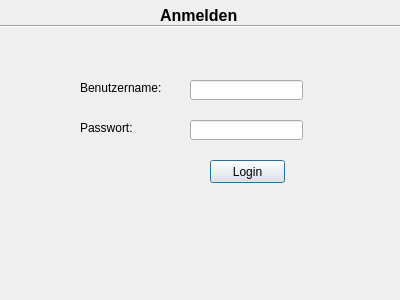
<?xml version="1.0" encoding="UTF-8"?>
<ui version="4.0">
 <class>frmAnmelden</class>
 <widget class="QDialog" name="frmAnmelden">
  <property name="geometry">
   <rect>
    <x>0</x>
    <y>0</y>
    <width>400</width>
    <height>300</height>
   </rect>
  </property>
  <property name="windowTitle">
   <string>Dialog</string>
  </property>
  <widget class="QLabel" name="label_2">
   <property name="geometry">
    <rect>
     <x>80</x>
     <y>120</y>
     <width>81</width>
     <height>16</height>
    </rect>
   </property>
   <property name="text">
    <string>Passwort:</string>
   </property>
  </widget>
  <widget class="QLineEdit" name="ldtBenutzername">
   <property name="geometry">
    <rect>
     <x>190</x>
     <y>80</y>
     <width>113</width>
     <height>20</height>
    </rect>
   </property>
  </widget>
  <widget class="QLabel" name="label">
   <property name="geometry">
    <rect>
     <x>80</x>
     <y>80</y>
     <width>81</width>
     <height>16</height>
    </rect>
   </property>
   <property name="text">
    <string>Benutzername:</string>
   </property>
  </widget>
  <widget class="QLineEdit" name="ldtPasswort">
   <property name="geometry">
    <rect>
     <x>190</x>
     <y>120</y>
     <width>113</width>
     <height>20</height>
    </rect>
   </property>
  </widget>
  <widget class="QPushButton" name="pbLogin">
   <property name="geometry">
    <rect>
     <x>210</x>
     <y>160</y>
     <width>75</width>
     <height>23</height>
    </rect>
   </property>
   <property name="text">
    <string>Login</string>
   </property>
  </widget>
  <widget class="Line" name="line_2">
   <property name="geometry">
    <rect>
     <x>0</x>
     <y>16</y>
     <width>401</width>
     <height>20</height>
    </rect>
   </property>
   <property name="orientation">
    <enum>Qt::Horizontal</enum>
   </property>
  </widget>
  <widget class="QLabel" name="label_3">
   <property name="geometry">
    <rect>
     <x>160</x>
     <y>0</y>
     <width>111</width>
     <height>31</height>
    </rect>
   </property>
   <property name="text">
    <string>&lt;html&gt;&lt;head/&gt;&lt;body&gt;&lt;p&gt;&lt;span style=&quot; font-size:12pt; font-weight:600;&quot;&gt;Anmelden&lt;/span&gt;&lt;/p&gt;&lt;/body&gt;&lt;/html&gt;</string>
   </property>
  </widget>
 </widget>
 <resources/>
 <connections/>
</ui>
